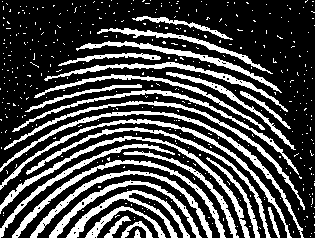
%> input picture Unidad5/huella.tif, 315 x 238 px
$ octave P5_Ejercicio7.m   (GNU Octave 9; MATLAB toolbox functions it lacks are replaced by stand-ins)
%> lines starting %> are read from the running program, lines starting %| are printed output that depends on the picture; in (x1, y1, x2, y2) boxes, pixels count from 0 and x2, y2 are one past the last pixel; in counts of white or black regions, pixels touching at a corner belong together; the program's own positions count from 1
clc; clear all; close all;
%%Practica 5: Procesamiento morfologico
%%Ejercicio 7: Aplique diferentes procesamientos morfol骻icos a una imagen
%%binaria, utilizando el comando bwmorph.
%Explicacion de BWMORP
%{
I: imagen de entrada binaria
Operacion: especifica el tipo de operacion
%{
'bothat' : sustrae la imagen de entrada de su cierre
'bridge' conecta p韝eles separados por un gap (huevo, vac韔) de un 鷑ico pixel
'clean': remueve pixeles aislados ( un 1 rodeado de 0s)
'branchpoints': encuentra los puntos de ramificaci髇 (branch) de un esqueleto
'endpoints': encuentra los puntos extremos de un esqueleto.
'remove': remueve pixeles interiores
'shrink': encoge, contrae, reduce objetos sin agujero a puntos y objetos con agujeros a anillos.
'skel': esqueletoniza una imagen
'spur': remueve puntos extremos (endpoint) de l韓eas sin remover completamente peque駉s objetos
'thin': reducen los objetos sin agujeros a un trazo de un pixel (si N=inf).
'majority': setea un pixel a 1 si 5 o m醩 pixeles en una vecindad 3x3 son 1s, en otro caso vale 0.
'close': cierre 3x3
'open': apertura 3x3
'dilate': dilataci髇 3x3
'erode': erosi髇 3x3
'fill': rellena agujeros de 鷑ico pixel (pixel 0 rodeado de 1s)
'bothat': sustrae la imagen de entrada de su cierre
'hbreak': remueve p韝eles conectados con forma de H

%}
n : Nro de veces que se repite (default n=1)
%}
%O = bwmorph (I, operacion, n) ;

I1 = imread('huella.tif');
%> I1: size 238x315 logical; 28.5% white; 414 white regions (387 under 20 px), largest, box (x1, y1, x2, y2) and area: (0, 111, 304, 238) 1388, (0, 136, 250, 238) 1372, (0, 119, 292, 238) 1337
Ie1=bwmorph(I1,'skel');
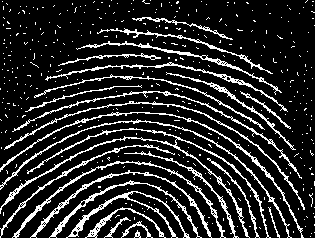
%> Ie1: size 238x315 logical; 16% white in thin lines or dots
Ie12=bwmorph(Ie1,'skel');
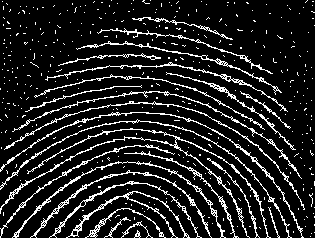
%> Ie12: size 238x315 logical; 13.2% white in thin lines or dots
figure
subplot(1,3,1);imshow(I1);title('Huella digital');
subplot(1,3,2);imshow(Ie1);title('Adelgazo una vez');
subplot(1,3,3);imshow(Ie12);title('Adelgazo nuevamente');

I2=imread('hueso.tif');
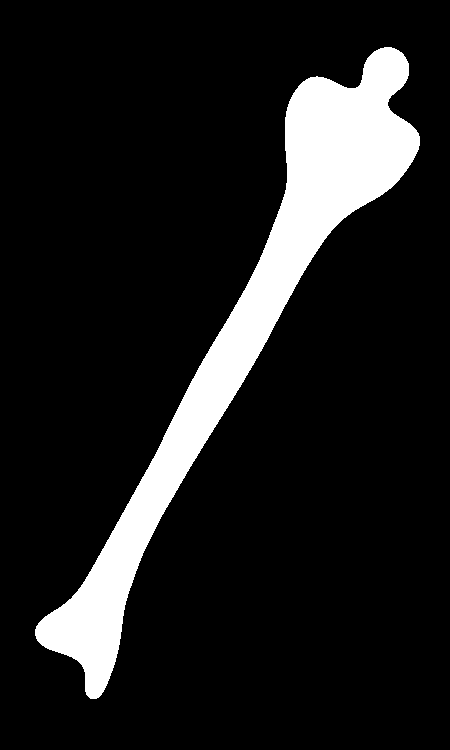
%> input picture Unidad5/hueso.tif, 450 x 750 px
%> I2: size 750x450 logical; 12% white; 1 white region, box (x1, y1, x2, y2) and area: (35, 47, 420, 699) 40395
Ie2=bwmorph(I2,'skel',inf);
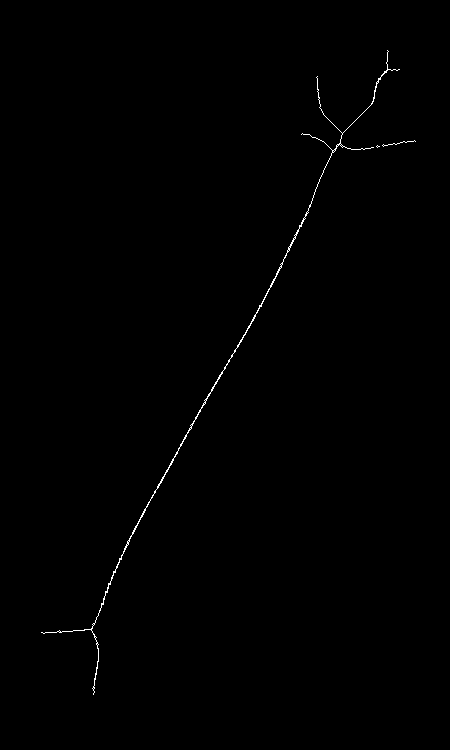
%> Ie2: size 750x450 logical; 0.35% white in thin lines or dots, all inside (x1, y1, x2, y2) = (41, 50, 416, 695)
Ip2=bwmorph(Ie2,'spur',10);
%> Ip2: size 750x450 logical; 0.35% white in thin lines or dots, all inside (x1, y1, x2, y2) = (41, 52, 414, 695)

figure
subplot(1,3,1);imshow(I2);title('Imagen original');
subplot(1,3,2);imshow(Ie2);title('Equeletizacion');
subplot(1,3,3);imshow(Ip2);title('Poda (pruning) ');

%Adelgazamiento <--> deteccion de fronteras
It2=bwmorph(I2,'erode',2); %aplico 2 veces el operador, obtengo un borde de 2 pixeles de espesor
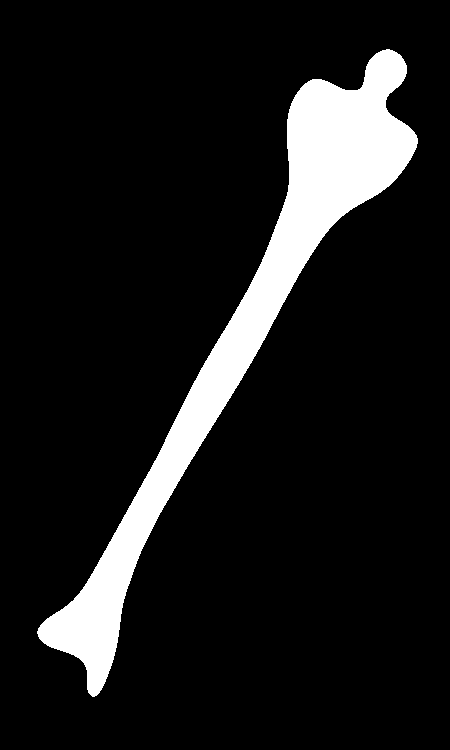
%> It2: size 750x450 logical; 10.7% white; 1 white region, box (x1, y1, x2, y2) and area: (37, 49, 418, 697) 36125

figure
subplot(1,2,1);imshow(I2);title('Imagen original');
subplot(1,2,2);imshow(I2-It2);title('Frontera');
%> after `imshow(I2-It2)`:
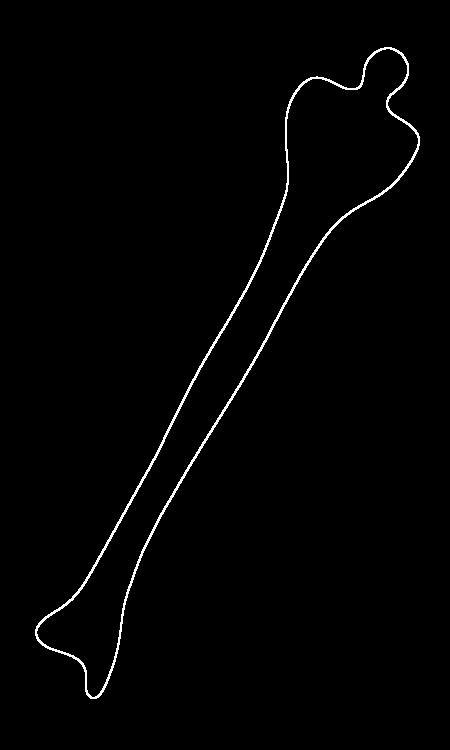
%> displayed picture: size 750x450, on the screen's scale of 0 to 255; 1.3% white in thin lines or dots, all inside (x1, y1, x2, y2) = (35, 47, 420, 699)
